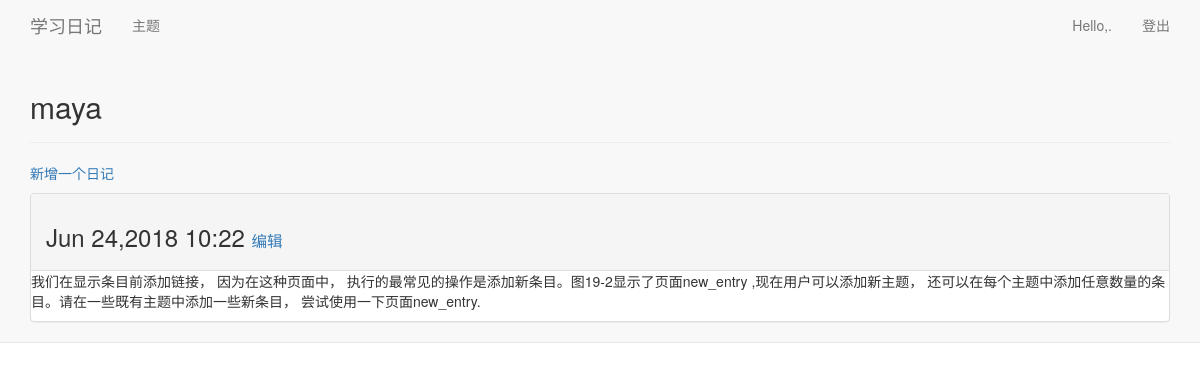
Screenshot of /topics/5/ (signed in) with the database file from the repository.
### learning_log/models.py (models this page shows, shortened)
class Topic(models.Model):
    text = models.CharField(max_length=200)
    date_added = models.DateTimeField(auto_now_add = True)
    owner = models.ForeignKey(User)
    def __unicode__(self):
	"""返回模型的字符串表示"""
	return self.text

class Entry(models.Model):
    topic = models.ForeignKey(Topic)
    text = models.TextField()
    date_added = models.DateTimeField(auto_now_add=True)
    class Meta:
        verbose_name_plural = 'entries'

### learning_log/views.py (the view)
# urls.py: url(r'^topics/(?P<topic_id>\d+)/$',views.topic,name='topic'),
@login_required
def topic(request,topic_id):
    topic = Topic.objects.get(id=topic_id)
    if topic.owner != request.user:
        raise Http404
    entries = topic.entry_set.order_by('-date_added')
    context = {'topic':topic,'entries':entries}
    return render(request,'learning_log/topic.html',context)

### learning_log/templates/learning_log/topic.html
{% extends 'learning_log/base.html' %}
{% block header %}
  <h2>{{ topic }}</h2>
{% endblock header %}
{% block content %}
  <p>
    <a href="{% url 'learning_log:new_entry' topic.id %}">新增一个日记</a>
  </p>
    {% for entry in entries %}
      <div class="panel panel-default">
        <div class="panel-heading">
          <h3>
            {{ entry.date_added|date:'M d,Y H:i' }}
            <small>
              <a href="{% url 'learning_log:edit_entry' entry.id %}">编辑</a>
            </small>
          </h3>
        </div>
        <div class="panal-body">
          {{ entry.text|linebreaks }}
        </div>
    {% empty %}
      在这主题中，这是一条新的记录。
    {% endfor %}
{% endblock content %}

### rows the page displays
Topic: text "maya"
Entry: date_added "Jun 24,2018 10:22", text "我们在显示条目前添加链接， 因为在这种页面中， 执行的最常见的操作是添加新条目。图19-2显示了页面new_entry ,现在用户可以添加新主题， 还可以在每个主题中添加任意数量的条目。请在一些既有主题中添加一些新条目， 尝试使用一下页面new_entry."
